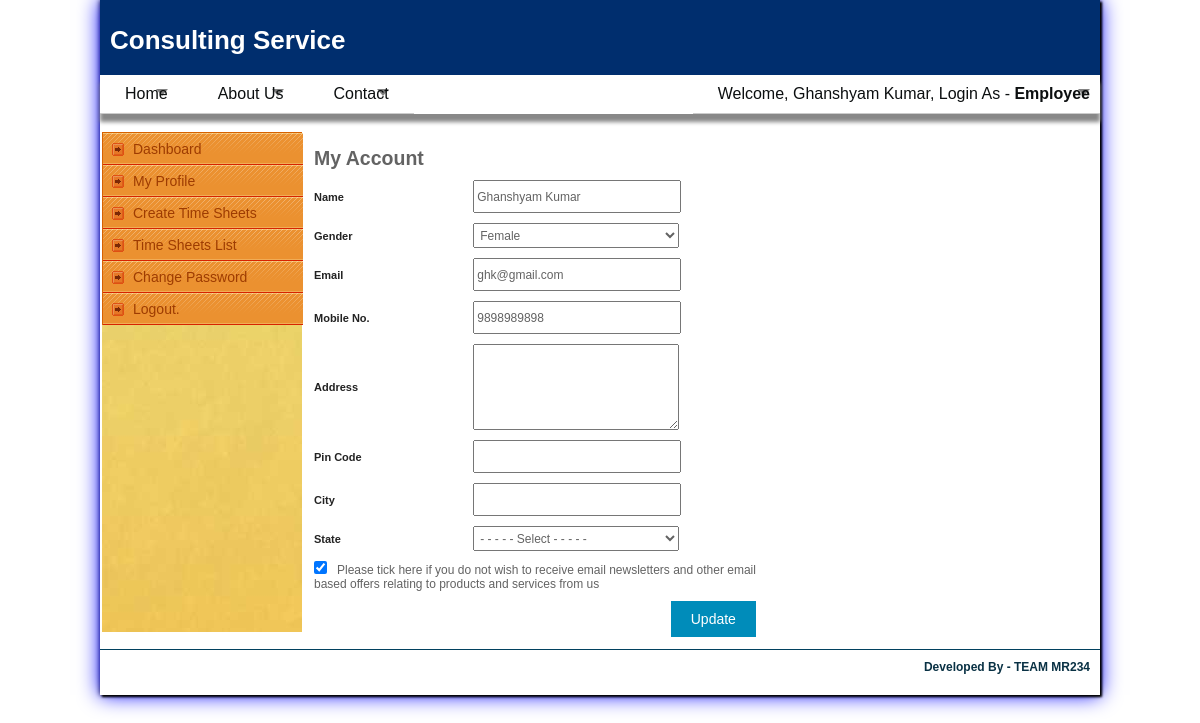
The app's page /myprofile.php (signed in) with its own data.
### tables this page shows
CREATE TABLE `users` (
  `id` bigint(20) NOT NULL,
  `admin_id` int(10) DEFAULT NULL,
  `name` varchar(100) NOT NULL,
  `gender` varchar(50) DEFAULT NULL,
  `email` varchar(100) NOT NULL,
  `mobile` varchar(20) NOT NULL,
  `address` varchar(500) DEFAULT NULL,
  `city` varchar(100) DEFAULT NULL,
  `state` varchar(100) DEFAULT NULL,
  `pincode` varchar(100) DEFAULT NULL,
  `news_letter` varchar(50) DEFAULT 'yes',
  `password` varchar(25) NOT NULL,
  `utype` varchar(50) DEFAULT NULL,
  `ustatus` char(1) DEFAULT '1' COMMENT '1=>Active, 0=> Inactive',
  `created` datetime DEFAULT NULL,
  `updated` datetime DEFAULT NULL,
  `subscription_plan` varchar(255) DEFAULT NULL,
  `start_date` date DEFAULT NULL,
  `end_date` date DEFAULT NULL
);

### dbconfig.php (called while the page is built, shortened)
<?php
if (isset($_SESSION['user_id'])) {
    $user_id = $_SESSION['user_id'];
}
?>

### myprofile.php (the view, shortened to what this page needs)
<?php
include './dbconfig.php';
if (!empty($user_id)) {
    ?>
    <!DOCTYPE html PUBLIC "-//W3C//DTD XHTML 1.0 Transitional//EN" "http://www.w3.org/TR/xhtml1/DTD/xhtml1-transitional.dtd">
    <html xmlns="http://www.w3.org/1999/xhtml">
        <head>
            <link href="stylesheet/style.css" rel="stylesheet" type="text/css" />
            <link href="stylesheet/menu.css" rel="stylesheet" type="text/css" />
            <link href="stylesheet/form-field.css" rel="stylesheet" type="text/css" />
            <link type="text/css" href="stylesheet/left-panel.css" rel="stylesheet"/>
        </head>
        <body onload="emailchk();">
            <div id="wrapper">
                <div id="container">
                    <div id="header">
                        <?php
                        include('header.php');
                        ?>
                    </div>
                    <div id="center-page">
                        <table border="0" width="100%">
                            <tr>
                                <td valign="top">
                                    <?php
                                    include('custmenu.php');
                                    ?>
                                </td>
                                <td valign="top" width="800">
                                    <form action="" method="post">
                                        <table cellpadding="10" cellspacing="10" border="0">
                                            <tr>
                                                <td><h2>My Account</h2></td>
                                            </tr>
                                            <?php
                                            $result = mysqli_query($con, "select * from users where id = '$user_id'");
                                            while ($row = mysqli_fetch_array($result)) {
                                                ?>
                                                <tr>
                                                    <td class="teamname">Name</td>
                                                    <td><input type="text" name="name" id="name" class="input_text" value="<?php echo $row ['name']; ?>"/></td>
                                                </tr>
                                                <tr>
                                                    <td class="teamname">Gender</td>
                                                    <td>
                                                        <select name="gender" id="gender" class="input_text" style="width: 206px;">
                                                            <?php
                                                            if ($row ['name'] == "Male") {
                                                                echo '<option value="Male" selected>Male</option>';
                                                                echo '<option value="Female">Female</option>';
                                                            } else {
                                                                echo '<option value="Female" selected>Female</option>';
                                                            }
                                                            ?>
                                                        </select>
                                                    </td>
                                                </tr>
                                                <tr>
                                                    <td class="teamname">Email</td>
                                                    <td><input type="text" name="email" id="email" class="input_text" readonly value="<?php echo $row ['email']; ?>" /></td>
                                                </tr>
                                                <tr>
                                                    <td class="teamname">Mobile No.</td>
                                                    <td><input type="text" name="mobile" id="mobile" class="input_text" value="<?php echo $row ['mobile']; ?>"onkeyup="CheckForIntegers(this);" /></td>
                                                </tr>
                                                <tr>
                                                    <td class="teamname">Address</td>
                                                    <td>
                                                        <textarea name="address" id="address" class="input_text" style="height: 80px;"><?php echo $row ['address']; ?></textarea>
                                                    </td>
                                                </tr>
                                                <tr>
                                                    <td class="teamname">Pin Code</td>
                                                    <td><input type="text" name="pincode" id="pincode" class="input_text" onkeyup="CheckForIntegers(this);" value="<?php echo $row ['pincode']; ?>" /></td>
                                                </tr>
                                                <tr>
                                                    <td class="teamname">City</td>
                                                    <td><input type="text" name="city" id="city" class="input_text" value="<?php echo $row ['city']; ?>"/></td>
                                                </tr>
                                                <tr>
                                                    <td class="teamname">State</td>
                                                    <td>
                                                        <select name="state" id="state" class="input_text" style="width: 206px;">
                                                            <option value="na" > - - - - - Select - - - - -</option>
                                                            <?php
                                                            $sql_query = "SELECT StateID,State FROM z_state";
                                                            $result = mysqli_query($con, $sql_query);
                                                            ?>
                                                        </select>
                                                    </td>
                                                </tr>
                                                <tr>
                                                    <td colspan="2" class="text">
                                                        <?php
                                                        if ($row ['news_letter'] == "yes") {
                                                            ?>
                                                            <input type="checkbox" name="news_letter" id="news_letter" value="yes" checked/>&nbsp;&nbsp;
                                                            <?php
                                                        } else {
                                                            ?>
                                                            <input type="checkbox" name="news_letter" id="news_letter" value="no"/>&nbsp;&nbsp;
                                                            <?php
                                                        }
                                                        ?>
                                                        Please tick here if you do not wish to receive email newsletters and other email<br/>
                                                        based offers relating to  products and services from us
                                                    </td>
                                                </tr>
                                                <?php
                                            }
                                            ?>
                                            <tr>
                                                <td colspan="2" align="right">
                                                    <input type="submit" name="btnupdate" id="btnupdate" class="prdbuttonmore" value="Update" onclick="return formValidation()"/>
                                                </td>
                                            </tr>
                                        </table>
                                    </form>
                                </td>
                            </tr>
                        </table>
                    </div>
                    <?php
                    include('footer.php');
                    ?>
                </div>
            </div>
        </body>
    </html>
    <?php
} else {
    header("location:login.php?logout=success");
}
?>

### stylesheet/style.css (style rules this page uses)
* { margin:0px 0px 0px 0px; padding:0px 0px 0px 0px; }
body { font-family: calibri, "Trebuchet MS", Arial; font-size:13px; color:#636363; background:#ab1f22; margin:0px 0px 0px 0px; padding:0px 0px 0px 0px; background:url(../images/bg.jpg) top no-repeat; background-attachment:fixed; }
#wrapper { width:100%; margin:0px 0px 0px 0px; padding:0px 0px 0px 0px; }
#container { width:970px; margin:0px auto; padding:0px 15px; background-color: #ffffff; box-shadow: 2px 2px 2px black, 0 0 20px blue, 0 0 5px #000; }
#header { width:980px; margin:0px 0px 0px 0px; padding:0px 0px 0px 0px; height: 100px; }
#center-page { width:970px; height:auto;; padding: 0px; margin: 0px; }
.prdbuttonmore { background-color: #008CBA; border: none; color: white; padding: 10px 20px; text-align: center; text-decoration: none; display: inline-block; font-size: 14px; cursor: pointer; }

### stylesheet/form-field.css (style rules this page uses)
.teamname { color: #232323; font-weight: bold; font-family: Arial, Helvetica, sans-serif; font-size: 11px; }
.text { font-size: 12px; font-weight: normal; font-family:Arial,Helvetica,sans-serif; }
.input_text { width: 200px; font-size: 12px; font-weight: normal; height: 25px; padding: 2px; color: #636363; }

### records on screen
users: name "Ghanshyam Kumar", gender "Female", email "ghk@gmail.com", mobile "9898989898"

### other values on screen
$user_name "Ghanshyam Kumar"
$user_type "Employee"
